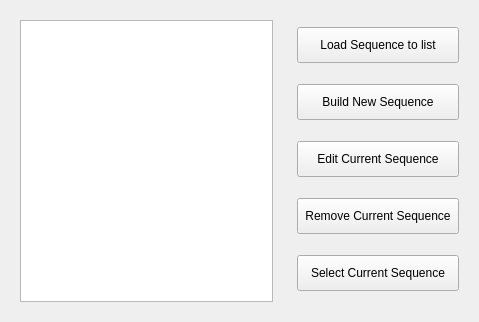
<?xml version="1.0" encoding="UTF-8"?>
<ui version="4.0">
 <class>SequenceList</class>
 <widget class="QWidget" name="SequenceList">
  <property name="geometry">
   <rect>
    <x>0</x>
    <y>0</y>
    <width>479</width>
    <height>318</height>
   </rect>
  </property>
  <property name="windowTitle">
   <string>Sequence List</string>
  </property>
  <layout class="QGridLayout" name="gridLayout_2">
   <item row="0" column="0">
    <widget class="QWidget" name="widget_2" native="true">
     <layout class="QGridLayout" name="gridLayout_3">
      <item row="0" column="0">
       <widget class="QListWidget" name="listWidget_SeqList"/>
      </item>
     </layout>
    </widget>
   </item>
   <item row="0" column="1">
    <widget class="QWidget" name="widget" native="true">
     <property name="sizePolicy">
      <sizepolicy hsizetype="Fixed" vsizetype="Fixed">
       <horstretch>0</horstretch>
       <verstretch>0</verstretch>
      </sizepolicy>
     </property>
     <property name="minimumSize">
      <size>
       <width>180</width>
       <height>300</height>
      </size>
     </property>
     <layout class="QGridLayout" name="gridLayout">
      <property name="verticalSpacing">
       <number>14</number>
      </property>
      <item row="0" column="0">
       <widget class="QPushButton" name="pushButton_Load_SeqList">
        <property name="minimumSize">
         <size>
          <width>160</width>
          <height>36</height>
         </size>
        </property>
        <property name="text">
         <string>Load Sequence to list</string>
        </property>
       </widget>
      </item>
      <item row="1" column="0">
       <widget class="QPushButton" name="pushButton_Build_SeqList">
        <property name="minimumSize">
         <size>
          <width>160</width>
          <height>36</height>
         </size>
        </property>
        <property name="text">
         <string>Build New Sequence</string>
        </property>
       </widget>
      </item>
      <item row="2" column="0">
       <widget class="QPushButton" name="pushButton_Edit_SeqList">
        <property name="minimumSize">
         <size>
          <width>160</width>
          <height>36</height>
         </size>
        </property>
        <property name="text">
         <string>Edit Current Sequence</string>
        </property>
       </widget>
      </item>
      <item row="3" column="0">
       <widget class="QPushButton" name="pushButton_Remove_SeqList">
        <property name="minimumSize">
         <size>
          <width>160</width>
          <height>36</height>
         </size>
        </property>
        <property name="text">
         <string>Remove Current Sequence</string>
        </property>
       </widget>
      </item>
      <item row="4" column="0">
       <widget class="QPushButton" name="pushButton_Select_SeqList">
        <property name="minimumSize">
         <size>
          <width>160</width>
          <height>36</height>
         </size>
        </property>
        <property name="text">
         <string>Select Current Sequence</string>
        </property>
       </widget>
      </item>
     </layout>
    </widget>
   </item>
  </layout>
 </widget>
 <resources/>
 <connections/>
</ui>
